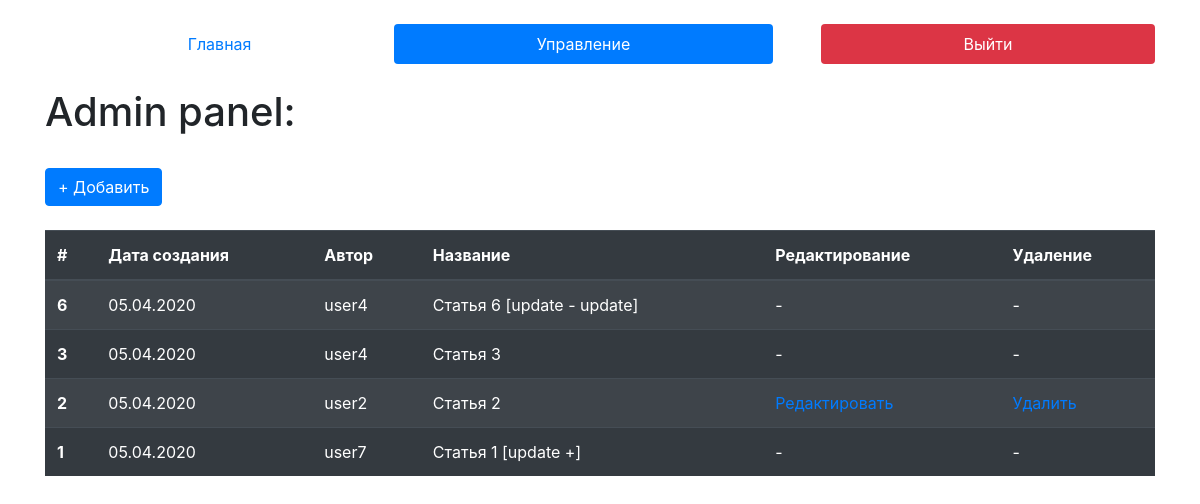
The page /edit/ (signed in) on the database its author committed.
### core/models.py (models this page shows, shortened)
class Article(models.Model):
	author = models.ForeignKey(User, on_delete = models.CASCADE, verbose_name = 'Автор', blank = True, null = True) # blank and null tells that it's not required info
	created_date = models.DateTimeField(auto_now = True)
	name = models.CharField(max_length = 200, verbose_name = 'Название')
	text = models.TextField(verbose_name = 'Текст')
	class Meta:
		verbose_name = 'статью'
		verbose_name_plural = 'Статьи'

### core/views.py (the view, shortened to what this page needs)
# urls.py: path('edit/', views.ArticleCreateView.as_view(), name = 'edit'),
class ArticleCreateView(LoginRequiredMixin, CustomSuccessMessageMixin, CreateView): # Inheritance of class CustomSuccessMessageMixin
	login_url = reverse_lazy('login')
	model = Article
	template_name = 'edit.html'
	form_class = ArticleForm # Call forms
	success_url = reverse_lazy('edit') # slowly call reverse (redirect)
	success_msg = 'Запись создана' # Send Success Message
	def get_context_data(self, **kwargs): # redefine context info (list_articles)
		kwargs['list_articles'] = Article.objects.all().order_by('-id')
		return super().get_context_data(**kwargs)

### core/templates/edit.html (shortened to what this page needs)
{% extends 'index.html' %}
{% block content %}
	<div class="container">
		<h1 class="mt-4">Admin panel:</h1>
		<button type="button" class="btn btn-primary mt-4 mb-4" data-toggle="modal" data-target="#exampleModal">
			+ Добавить
		</button>
	</div>
		{% if update %}
			{% if success_update %}
				<div class="alert alert-success" role="alert">
					Запись обновлена!
				</div>
			{% endif %}
			<h2 class="mt-4">Редактирование:</h2>
			<hr>
			<form id="update_article" method="post">
	      		{% csrf_token %}
	      		{{form}}
	      	</form>
	      	<button form="update_article" type="submit" class="btn btn-primary">Обновить</button>
	      	<hr>
	      	<a class="pt-5 pb-5" href="{% url 'edit' %}"> <<< </a>
	    {% else %}
	<div class="container">
		<table class="table table-striped table-dark">
			<thead>
				<tr>
					<th scope="col">#</th>
					<th scope="col">Дата создания</th>
					<th scope="col">Автор</th>
					<th scope="col">Название</th>
					<th scope="col">Редактирование</th>
					<th scope="col">Удаление</th>
				</tr>
			</thead>
			<tbody>
				{% for article in list_articles %}
				<tr {% if article.id|slugify == request.GET.id %} style="background:red" {% endif %}>
					<th scope="row">{{article.id}}</th>
					<td>{{article.created_date|date:"d.m.Y"}}</td>
					<td>{{article.author}}</td>
					<td>{{article.name}}</td>
					<td>
						{% if request.user == article.author %}
						<a href="{% url 'update' article.id %}">Редактировать</a>
						{% else %}
						-
						{% endif %}
					</td>
					<td>
						{% if request.user == article.author %}
						<a href="javascript:void()" onclick="delete_question{{article.id}}()">Удалить</a>
						{% else %}
						-
						{% endif %}
					</td>
				</tr>
				{% endfor %}
			</tbody>
		</table>
	</div>
	{% endif %}
{% endblock %}

### rows shown on the page
Article: id "6", created_date "05.04.2020", author "user4", name "Статья 6 [update - update]"
Article: id "3", created_date "05.04.2020", author "user4", name "Статья 3"
Article: id "2", created_date "05.04.2020", author "user2", name "Статья 2", shows "Редактировать"
Article: id "1", created_date "05.04.2020", author "user7", name "Статья 1 [update +]"
